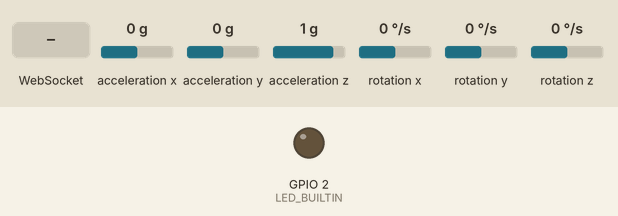
This sketch was run on a simulated ESP8266 (NodeMCU). On the bench: output pins drawn as LEDs (lit = HIGH, except the on-board LED, lit = LOW). The test bench sets the inputs (shaded band); at power-on: acceleration z 1 g, acceleration x 0 g, acceleration y 0 g, rotation x 0 °/s, rotation y 0 °/s, rotation z 0 °/s. WiFi joins after 1.5 s; servers stay silent unless stated; what the sketch prints to the serial monitor is not drawn.

Above: at 0.1 s.
At 2.7 s:
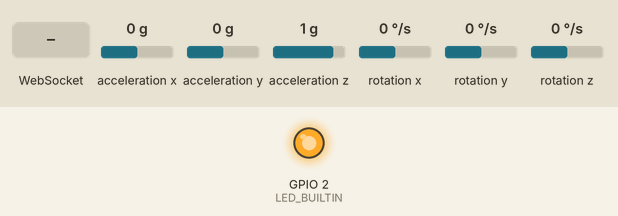
2.8 s: acceleration z set to -1.4 g
4.7 s: WebSocket text "1" received
Timing chart, 0 to 7.7 s (numbered marks = the images above; inputs shaded):
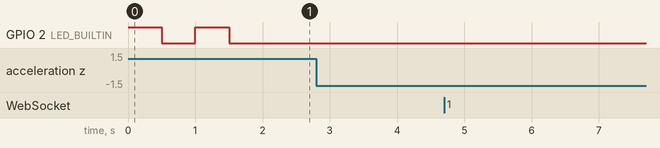

The sketch:

esp8266.ino
```cpp
#include <Wire.h>
#include <MPU9250_asukiaaa.h>
#include <ESP8266WiFi.h>
#include <WebSocketsClient.h>
#include <ArduinoJson.h>
#include <arduinoFFT.h>

// ==== Configuration ====
// WiFi Configuration
const char* ssid = "Galaxy";
const char* password = "Barake2023";

// WebSocket Server Configuration
const char* host = "vibrations.onrender.com";
const int port = 443;  // HTTPS port
const char* url = "/esp8266";  // WebSocket path
// FFT Config
#define SAMPLES 64
#define SAMPLING_FREQUENCY 250  // Increased from 200Hz
#define INITIAL_THRESHOLD 0.01
#define BUFFER_SIZE 128  // Circular buffer size

// New globals for optimization
double circularBuffer[BUFFER_SIZE];
int bufferIndex = 0;
double movingAverage = 0;
double dynamicThreshold = INITIAL_THRESHOLD;
const double ALPHA = 0.1;  // EMA factor

MPU9250_asukiaaa mySensor;
WebSocketsClient webSocket;

double vReal[SAMPLES];
double vImag[SAMPLES];
ArduinoFFT<double> FFT(vReal, vImag, SAMPLES, SAMPLING_FREQUENCY);

String deviceId = "ESP8266_" + String(ESP.getChipId(), HEX);
bool initialized = false;
double baseline = 0;
double prevZ = 0;

void webSocketEvent(WStype_t type, uint8_t * payload, size_t length) {
  switch (type) {
    case WStype_DISCONNECTED:
      Serial.println("❌ WebSocket Disconnected");
      digitalWrite(LED_BUILTIN, HIGH);
      break;
    case WStype_CONNECTED:
      Serial.printf("✅ WebSocket Connected: %s\n", payload);
      digitalWrite(LED_BUILTIN, LOW);
      {
        String msg = "{\"type\":\"device_connected\",\"deviceId\":\"" + deviceId + "\"}";
        webSocket.sendTXT(msg);
        delay(500);
        webSocket.sendTXT(msg);
      }
      break;
    case WStype_TEXT:
      Serial.printf("📩 Received: %s\n", payload);
      break;
    default:
      break;
  }
}

void setup() {
  Serial.begin(115200);
  Wire.begin(4, 5); // SDA, SCL
  pinMode(LED_BUILTIN, OUTPUT);
  digitalWrite(LED_BUILTIN, HIGH);

  mySensor.setWire(&Wire);
  mySensor.beginAccel();

  Serial.println("Connecting to WiFi...");
  WiFi.begin(ssid, password);
  while (WiFi.status() != WL_CONNECTED) {
    delay(500);
    Serial.print(".");
    digitalWrite(LED_BUILTIN, !digitalRead(LED_BUILTIN));
  }
  digitalWrite(LED_BUILTIN, LOW);
  Serial.println("\n✅ WiFi Connected");

  webSocket.begin(host, port, url);  // Plain ws://
  webSocket.onEvent(webSocketEvent);
  webSocket.setReconnectInterval(5000);

  Serial.println("🔧 Ready: Sampling at 200Hz");
}

void loop() {
    webSocket.loop();

    mySensor.accelUpdate();
    double z = mySensor.accelZ();

    if (!initialized) {
        baseline = z;
        prevZ = z;
        movingAverage = z;
        initialized = true;
        return;
    }

    // Update moving average with more responsive alpha
    const double ALPHA = 0.15;  // Increased from 0.1 for faster response
    movingAverage = (ALPHA * z) + ((1.0 - ALPHA) * movingAverage);

    // Store in circular buffer
    circularBuffer[bufferIndex] = z;
    bufferIndex = (bufferIndex + 1) % BUFFER_SIZE;

    // Calculate dynamic threshold
    double variance = 0;
    for (int i = 0; i < BUFFER_SIZE; i++) {
        variance += sq(circularBuffer[i] - movingAverage);
    }
    variance /= BUFFER_SIZE;
    dynamicThreshold = max(INITIAL_THRESHOLD, sqrt(variance) * 1.2); // Reduced multiplier for more sensitivity

    double deltaZ = abs(z - movingAverage);

    // Send data more frequently when motion is detected
    if (deltaZ > dynamicThreshold) {
        Serial.println("⚠ Motion Detected");

        // Faster sampling for FFT
        for (int i = 0; i < SAMPLES; i++) {
            mySensor.accelUpdate();
            vReal[i] = mySensor.accelZ() - movingAverage;
            vImag[i] = 0;
            delayMicroseconds(3000);  // ~333 Hz sampling
        }

        FFT.windowing(FFTWindow::Hamming, FFTDirection::Forward);
        FFT.compute(FFTDirection::Forward);
        FFT.complexToMagnitude();

        double peakFreq = 0;
        double peakAmp = 0;
        for (int i = 1; i < SAMPLES/2; i++) {
            if (vReal[i] > peakAmp) {
                peakAmp = vReal[i];
                peakFreq = ((double)i * SAMPLING_FREQUENCY) / SAMPLES;
            }
        }

        StaticJsonDocument<300> doc;
        doc["type"] = "fft_result";
        doc["deviceId"] = deviceId;
        doc["frequency"] = peakFreq;
        doc["amplitude"] = peakAmp;
        doc["raw_acceleration"] = z;
        doc["deltaZ"] = deltaZ;
        doc["timestamp"] = millis();

        String jsonPayload;
        serializeJson(doc, jsonPayload);
        webSocket.sendTXT(jsonPayload);

        delay(100);  // Reduced delay for more frequent updates
    } else {
        // Send basic data periodically even without motion
        StaticJsonDocument<200> doc;
        doc["type"] = "fft_result";
        doc["deviceId"] = deviceId;
        doc["raw_acceleration"] = z;
        doc["deltaZ"] = deltaZ;
        doc["timestamp"] = millis();

        String jsonPayload;
        serializeJson(doc, jsonPayload);
        webSocket.sendTXT(jsonPayload);

        delay(50); // More frequent baseline updates
    }

    prevZ = z;
}
```

Measured:
- after the input at 2.8 s, every drawn part: stays the same
- after the input at 4.7 s, every drawn part: stays the same
